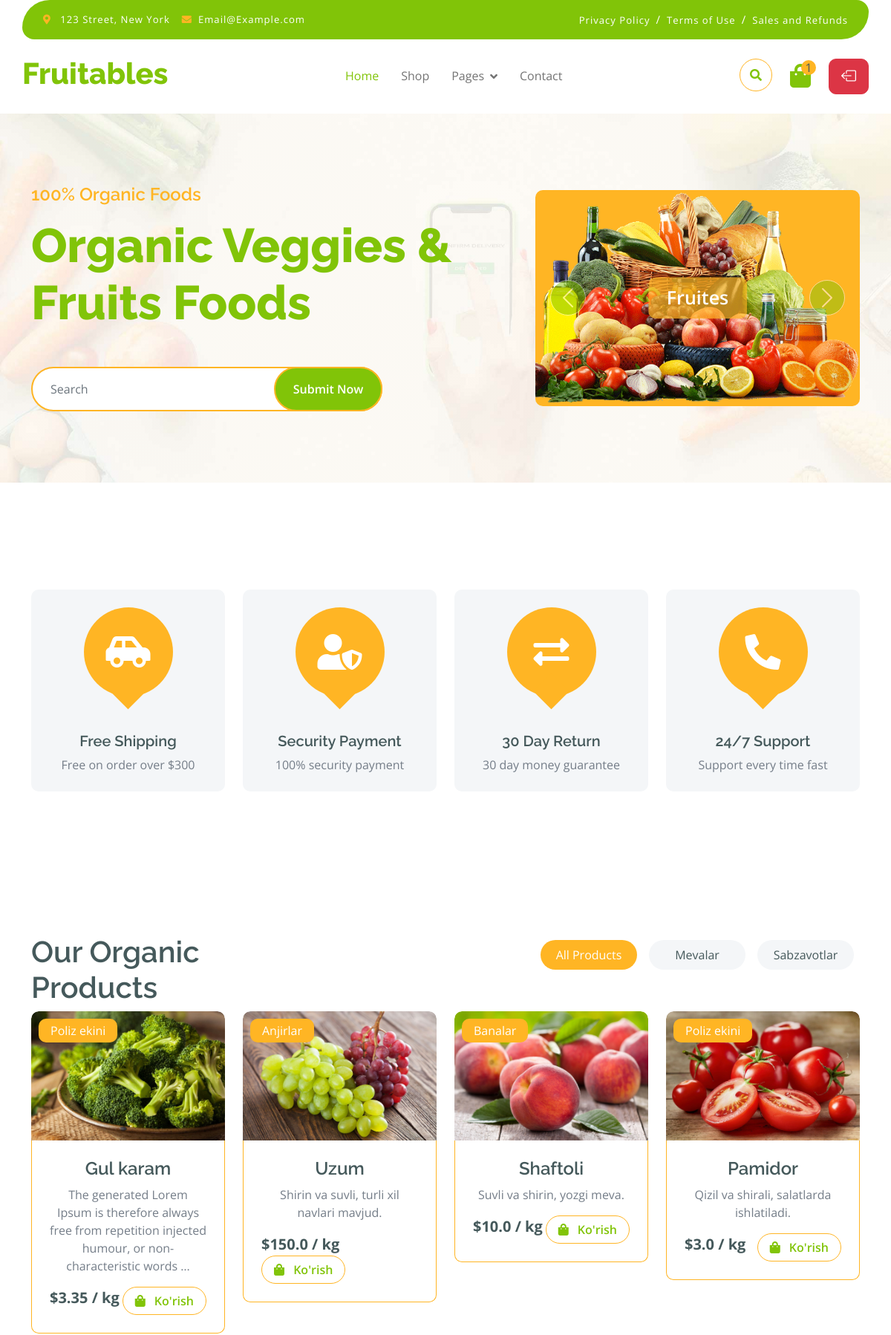
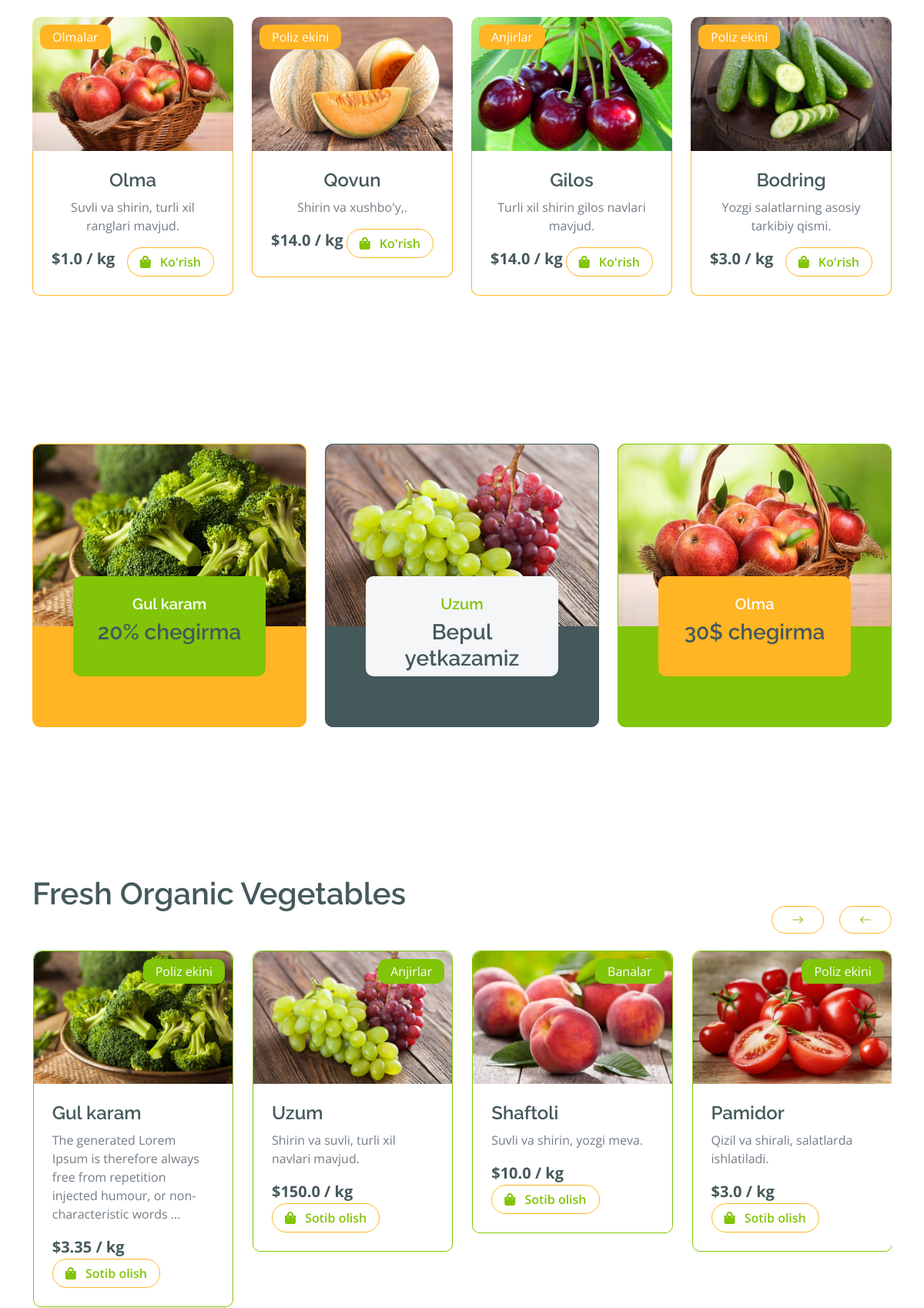
The app's page / (signed in, upper part) with its own data (2 pictures, top to bottom).
### shop/models.py (models this page shows, shortened)
class Category(models.Model):
    name = models.CharField(max_length=50, unique=True, verbose_name="Kategoriya")
    image = models.ImageField(upload_to='categories/', null=True, blank=True)
    slug = models.SlugField(null=True, blank=True)
    parent = models.ForeignKey('self', on_delete=models.CASCADE,
                               null=True, blank=True,
                               related_name='subcategories')

class Product(models.Model):
    category = models.ForeignKey(Category, on_delete=models.CASCADE, verbose_name="Kategoriya")
    filter_choice = models.CharField(max_length=3, choices=FILTER_CHOICES, null=True)
    name = models.CharField(max_length=255, verbose_name="Nomi")
    description = models.TextField(blank=True, null=True)
    price = models.FloatField()
    discount = models.FloatField(null=True, blank=True)
    quantity = models.IntegerField(default=0)
    image = models.ImageField(upload_to='products/', verbose_name="Rasmi")
    slug = models.SlugField(null=True, blank=True)

### shop/views.py (the view)
# urls.py: path('', product_list, name='index'),
def product_list(request):
    products = Product.objects.all()
    cart_info = CartAuthenticatedUser(request)
    categories = Category.objects.filter(parent=None)
    title = "Fruitables online shop"
    context = {
        'products': products,
        'categories': categories,
        'title': title,
        'cart_product_quantity': cart_info.get_cart_info()['cart_product_quantity']
    }
    return render(request, 'shop/index.html', context)

### shop/models.py (called while the page is built)
    @property
    def get_cart_total_price(self):
        order_products = self.orderproduct_set.all()
        total_price = sum([product.get_cart_price for product in order_products])
        return total_price

    @property
    def get_cart_quantity(self):
        order_products = self.orderproduct_set.all()
        totat_quantity = [product.quantity for product in order_products]
        total_quantity_sum = sum(totat_quantity)
        return total_quantity_sum

    @property
    def get_cart_price(self):
        total_price = self.quantity * self.product.price
        return total_price

### shop/utils.py (called while the page is built)
    def get_cart_info(self):
        customer, created = Customer.objects.get_or_create(
            user=self.request.user
        )
        order, created = Order.objects.get_or_create(
            customer=customer
        )
        order_products = order.orderproduct_set.all()
        cart_total_price = order.get_cart_total_price
        cart_product_quantity = order.get_cart_quantity
        return {
            'order': order,
            'order_products': order_products,
            'cart_total_price': cart_total_price,
            'cart_product_quantity': cart_product_quantity
        }

### shop/templates/shop/index.html (shortened to what this page needs)
{% extends 'base.html' %}
{% block main %}
<div class="container-fluid fruite py-5">
    <div class="container py-5">
        <div class="tab-class text-center">
            <div class="row g-4">
                <div class="col-lg-4 text-start">
                    <h1>Our Organic Products</h1>
                </div>
                <div class="col-lg-8 text-end">
                    <ul class="nav nav-pills d-inline-flex text-center mb-5">
                        <li class="nav-item">
                            <a class="d-flex m-2 py-2 bg-light rounded-pill active" data-bs-toggle="pill" href="#tab-1">
                                <span class="text-dark" style="width: 130px;">All Products</span>
                            </a>
                        </li>
                        {% for category in categories %}
                        <li class="nav-item">
                            <a class="d-flex py-2 m-2 bg-light rounded-pill" data-bs-toggle="pill"
                               href="#tab-{{ category.slug }}">
                                <span class="text-dark" style="width: 130px;">{{ category.name }}</span>
                            </a>
                        </li>
                        {% endfor %}
                    </ul>
                </div>
            </div>
            <div class="tab-content">
                <div id="tab-1" class="tab-pane fade show p-0 active">
                    <div class="row g-4">
                        <div class="col-lg-12">
                            <div class="row g-4">
                                {% for product in products|slice:":8" %}
                                {% include 'shop/components/_product_card.html' %}
                                {% endfor %}
                            </div>
                        </div>
                    </div>
                </div>
            </div>
        </div>
    </div>
</div>
<div class="container-fluid service py-5">
    <div class="container py-5">
        <div class="row g-4 justify-content-center">
            <div class="col-md-6 col-lg-4">
                {% for product in products|slice:":1" %}
                <a href="{% url 'product_detail' product.slug %}">
                    <div class="service-item bg-secondary rounded border border-secondary">
                        <img src="{{ product.image.url }}" class="img-fluid rounded-top w-100" alt="">
                        <div class="px-4 rounded-bottom">
                            <div class="service-content bg-primary text-center p-4 rounded">
                                <h5 class="text-white">{{ product.name }}</h5>
                                <h3 class="mb-0">20% chegirma</h3>
                            </div>
                        </div>
                    </div>
                </a>
                {% endfor %}
            </div>
            <div class="col-md-6 col-lg-4">
                {% for product in products|slice:"1:2" %}
                <a href="#">
                    <div class="service-item bg-dark rounded border border-dark">
                        <img src="{{ product.image.url }}" class="img-fluid rounded-top w-100" alt="">
                        <div class="px-4 rounded-bottom">
                            <div class="service-content bg-light text-center p-4 rounded">
                                <h5 class="text-primary">{{ product.name }}</h5>
                                <h3 class="mb-0">Bepul yetkazamiz</h3>
                            </div>
                        </div>
                    </div>
                </a>
                {% endfor %}
            </div>
            <div class="col-md-6 col-lg-4">
                {% for product in products|slice:"4:5"%}
                <a href="#">
                    <div class="service-item bg-primary rounded border border-primary">
                        <img src="{{ product.image.url }}" class="img-fluid rounded-top w-100" alt="">
                        <div class="px-4 rounded-bottom">
                            <div class="service-content bg-secondary text-center p-4 rounded">
                                <h5 class="text-white">{{ product.name }}</h5>
                                <h3 class="mb-0">30$ chegirma</h3>
                            </div>
                        </div>
                    </div>
                </a>
                {% endfor %}
            </div>
        </div>
    </div>
</div>
<div class="container-fluid vesitable py-5">
    <div class="container py-5">
        <h1 class="mb-0">Fresh Organic Vegetables</h1>
        <div class="owl-carousel vegetable-carousel justify-content-center">
            {% for product in products %}
            <div class="border border-primary rounded position-relative vesitable-item">
                <div class="vesitable-img">
                    <img src="{{ product.image.url }}" class="img-fluid w-100 rounded-top" alt="">
                </div>
                <div class="text-white bg-primary px-3 py-1 rounded position-absolute" style="top: 10px; right: 10px;">
                    {{ product.category.name }}
                </div>
                <div class="p-4 rounded-bottom">
                    <h4>{{ product.name }}</h4>
                    <p>{{ product.description|truncatewords:15 }}</p>
                    <div class="d-flex justify-content-between flex-lg-wrap">
                        <p class="text-dark fs-5 fw-bold mb-0">${{ product.price }} / kg</p>
                        <a href="{% url 'product_detail' product.slug %}"
                           class="btn border border-secondary rounded-pill px-3 text-primary"><i
                                class="fa fa-shopping-bag me-2 text-primary"></i> Sotib olish </a>
                    </div>
                </div>
            </div>
            {% endfor %}
        </div>
    </div>
</div>
{% endblock main %}

### shop/templates/shop/components/_product_card.html
<div class="col-md-6 col-lg-4 col-xl-3">
    <div class="rounded position-relative fruite-item">
        <div class="fruite-img">
            <img src="{{ product.image.url }}" class="img-fluid w-100 rounded-top" alt="">
        </div>
        <div class="text-white bg-secondary px-3 py-1 rounded position-absolute"
             style="top: 10px; left: 10px;">
            {{ product.category.name }}
        </div>
        <div class="p-4 border border-secondary border-top-0 rounded-bottom">
            <h4>{{ product.name }}</h4>
            <p>{{ product.description|truncatewords:15 }}</p>
            <div class="d-flex justify-content-between flex-lg-wrap">
                <p class="text-dark fs-5 fw-bold mb-0">${{ product.price }} / kg</p>
                <a href="{% url 'product_detail' product.slug %}"
                   class="btn border border-secondary rounded-pill px-3 text-primary"><i
                        class="fa fa-shopping-bag me-2 text-primary"></i> Ko'rish </a>
            </div>
        </div>
    </div>
</div>

### static/css/style.css (style rules this page uses)
.btn { font-weight: 600; transition: .5s; }
.btn.border-secondary { transition: 0.5s; }
.service .service-item .service-content { position: relative; width: 250px; height: 130px; top: -50%; left: 50%; transform: translate(-50%, -50%); }
.fruite .tab-class .nav-item a.active { background: var(--bs-secondary) !important; }
.fruite .tab-class .nav-item a.active span { color: var(--bs-white) !important; }
.fruite .fruite-item { height: 100%; transition: 0.5s; }
.fruite .fruite-item .fruite-img { overflow: hidden; transition: 0.5s; border-radius: 10px 10px 0 0; }
.fruite .fruite-item .fruite-img img { transition: 0.5s; }
.vesitable .vesitable-item { height: 100%; transition: 0.5s; }
.vesitable .vesitable-item .vesitable-img { overflow: hidden; transition: 0.5s; border-radius: 10px 10px 0 0; }
.vesitable .vesitable-item .vesitable-img img { transition: 0.5s; }

### records on screen
Category: name "Mevalar"
Category: name "Sabzavotlar"
Product: image (picture), category.name "Poliz ekini", name "Gul karam", description "The generated Lorem Ipsum is therefore always free from repetition injected humour, or non-characteristic words …", price "3.35"
Product: image (picture), category.name "Anjirlar", name "Uzum", description "Shirin va suvli, turli xil navlari mavjud.", price "150.0"
Product: image (picture), category.name "Banalar", name "Shaftoli", description "Suvli va shirin, yozgi meva.", price "10.0"
Product: image (picture), category.name "Poliz ekini", name "Pamidor", description "Qizil va shirali, salatlarda ishlatiladi.", price "3.0"
Product: image (picture), category.name "Olmalar", name "Olma", description "Suvli va shirin, turli xil ranglari mavjud.", price "1.0"
Product: image (picture), category.name "Poliz ekini", name "Qovun", description "Shirin va xushbo'y,.", price "14.0"
Product: image (picture), category.name "Anjirlar", name "Gilos", description "Turli xil shirin gilos navlari mavjud.", price "14.0"
Product: image (picture), category.name "Poliz ekini", name "Bodring", description "Yozgi salatlarning asosiy tarkibiy qismi.", price "3.0"

### other values on screen
{{ cart_product_quantity }} "1"
